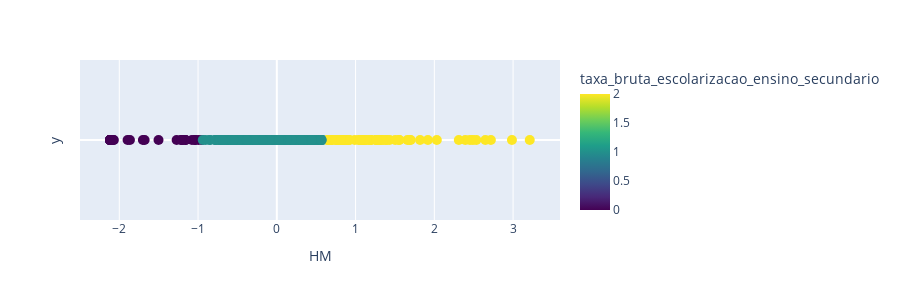

Notebook code cell kept with this figure:
### Code cell
clustered_df = aplicar_kmeans(only_municipalities_df,3,nome_cluster='taxa_bruta_escolarizacao_ensino_secundario')
save_clustered_df_to_csv(clustered_df,"csv_files/", "1_Taxa bruta de escolarização no ensino secundário.csv")

### Figure 1 — Plotly figure (JSON) as saved in the notebook; plotly's stock layout.template omitted (floating-point values rounded to 4 significant figures; data arrays with more than 128 entries replaced by an {"elided": "..."} marker saying what was removed)
{"data": [{"customdata": {"elided": "308x3 mixed values"}, "hovertemplate": "valor=%{x}<br>y=%{y}<br>local=%{customdata[0]}<br>codigo=%{customdata[1]}<br>HM=%{customdata[2]}<br>taxa_bruta_escolarizacao_ensino_secundario=%{marker.color}<extra></extra>", "legendgroup": "", "marker": {"color": {"elided": "308 int values"}, "coloraxis": "coloraxis", "size": 10, "symbol": "circle"}, "mode": "markers", "name": "", "orientation": "v", "showlegend": false, "type": "scatter", "x": {"elided": "308 float values"}, "xaxis": "x", "y": {"elided": "308 int values"}, "yaxis": "y"}], "layout": {"coloraxis": {"colorbar": {"title": {"text": "taxa_bruta_escolarizacao_ensino_secundario"}}, "colorscale": [[0, "#440154"], [0.1111, "#482878"], [0.2222, "#3e4989"], [0.3333, "#31688e"], [0.4444, "#26828e"], [0.5556, "#1f9e89"], [0.6667, "#35b779"], [0.7778, "#6ece58"], [0.8889, "#b5de2b"], [1, "#fde725"]]}, "height": 300, "legend": {"tracegroupgap": 0}, "margin": {"t": 60}, "xaxis": {"anchor": "y", "domain": [0, 1], "title": {"text": "HM"}}, "yaxis": {"anchor": "x", "domain": [0, 1], "showgrid": false, "showticklabels": false, "title": {"text": "y"}}}}
